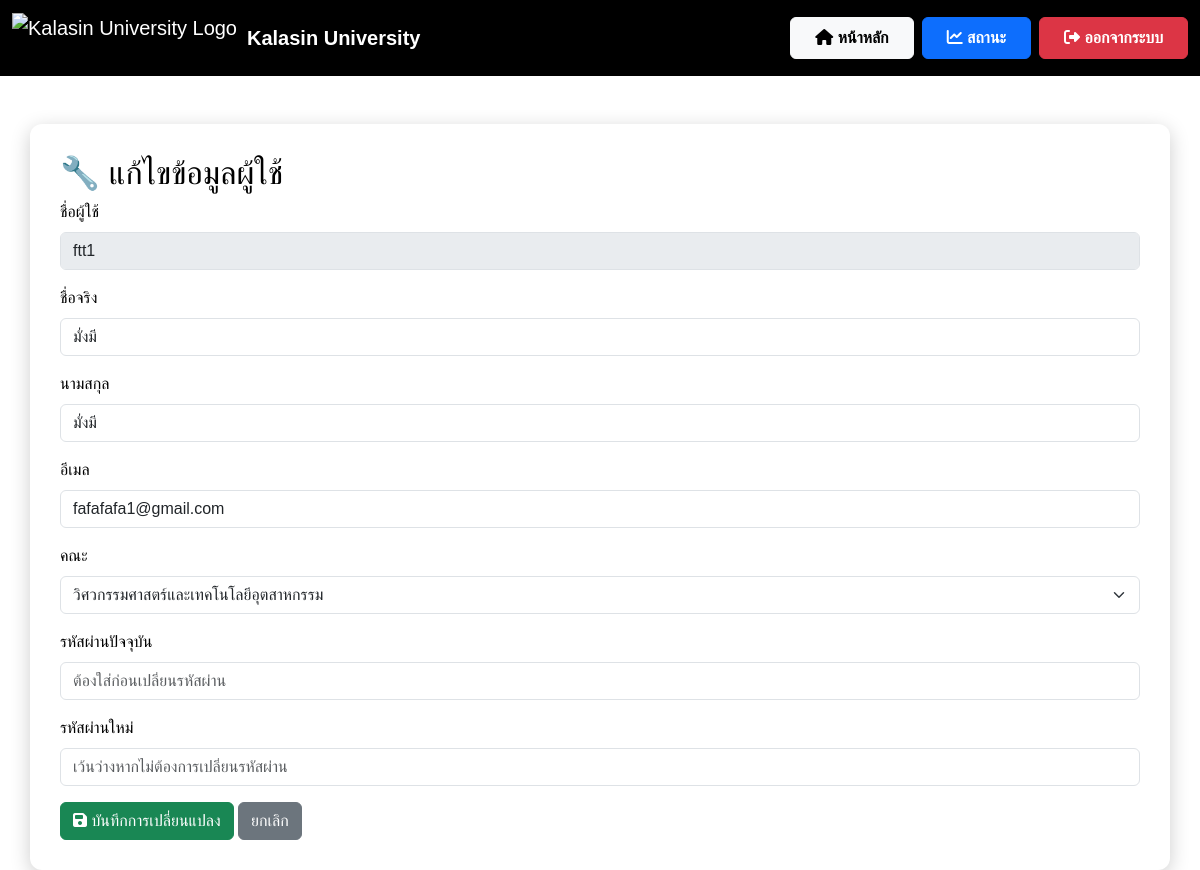
Page /users/1/edit on the committed database.
### app.py (models this page shows)
class User(db.Model, UserMixin):
    __tablename__ = "user"
    id        = db.Column(db.Integer, primary_key=True)
    username  = db.Column(db.String(80),  unique=True, nullable=False)
    password  = db.Column(db.String(128), nullable=False)   # เก็บ hash ได้ยาว ๆ
    full_name = db.Column(db.String(150), nullable=False)
    first_name = db.Column(db.String(80))
    last_name  = db.Column(db.String(80))
    faculty    = db.Column(db.String(100), nullable=False)
    email      = db.Column(db.String(120), unique=True, nullable=False)
    role       = db.Column(db.String(20),  default="user")
    phone      = db.Column(db.String(20))   # 🆕 เพิ่มบรรทัดนี้
    requests = db.relationship(
        "AcademicRequest",
        backref="user",
        cascade="all, delete-orphan",
        lazy="dynamic"
    )
    workflow_steps = db.relationship(
        "WorkflowStep",
        backref="user",
        cascade="all, delete-orphan",
        lazy="dynamic"
    )

### app.py (the view, shortened to what this page needs)
@app.route('/users/<int:user_id>/edit', methods=['GET', 'POST'])
def edit_user(user_id):
    user = User.query.get_or_404(user_id)
    return render_template('edit_user.html', user=user)

### templates/edit_user.html (shortened to what this page needs)
<!DOCTYPE html>
<html lang="th">
<head>
    <link href="https://cdn.jsdelivr.net/npm/bootstrap@5.3.3/dist/css/bootstrap.min.css" rel="stylesheet">
    <link rel="stylesheet" href="https://cdnjs.cloudflare.com/ajax/libs/font-awesome/6.4.2/css/all.min.css">
</head>
<body>
<nav class="navbar navbar-expand-lg navbar-dark" style="background-color: #000000;">
    <div class="container-fluid">
        <a class="navbar-brand d-flex align-items-center" href="{{ url_for('admin_dashboard') }}">
            <img src="https://upload.wikimedia.org/wikipedia/th/4/4e/Kalasin_University_Seal.svg"
                 alt="Kalasin University Logo"
                 style="height: 50px; margin-right: 10px;">
            <strong>Kalasin University</strong>
        </a>
        <div class="ms-auto d-flex">
            <a href="{{ url_for('user_dashboard') }}" class="btn btn-light fw-bold px-4 py-2 me-2">
                <i class="fas fa-home"></i> หน้าหลัก
            </a>
            <a href="{{ url_for('status') }}" class="btn btn-primary fw-bold px-4 py-2 me-2">
                <i class="fas fa-chart-line"></i> สถานะ
            </a>
            <a href="{{ url_for('logout') }}" class="btn btn-danger fw-bold px-4 py-2">
                <i class="fas fa-sign-out-alt"></i> ออกจากระบบ
            </a>
        </div>
    </div>
</nav>
    <div class="container container-custom mt-5">
        <h2>🔧 แก้ไขข้อมูลผู้ใช้</h2>
        <form method="POST" action="{{ url_for('edit_user', user_id=user.id) }}">
    <div class="mb-3">
        <label for="username" class="form-label">ชื่อผู้ใช้</label>
        <input type="text" class="form-control" id="username" name="username" value="{{ user.username }}" disabled>
    </div>
    <div class="mb-3">
        <label for="first_name" class="form-label">ชื่อจริง</label>
        <input type="text" class="form-control" name="first_name" value="{{ user.first_name }}" required>
    </div>
    <div class="mb-3">
        <label for="last_name" class="form-label">นามสกุล</label>
        <input type="text" class="form-control" name="last_name" value="{{ user.last_name }}" required>
    </div>
    <div class="mb-3">
        <label for="email" class="form-label">อีเมล</label>
        <input type="email" class="form-control" id="email" name="email" value="{{ user.email }}" required>
    </div>
    <div class="mb-3">
        <label for="faculty" class="form-label">คณะ</label>
        <select name="faculty" class="form-select" required>
            <option value="engineering-industrial-tech" {% if user.faculty == 'engineering-industrial-tech' %}selected{% endif %}>วิศวกรรมศาสตร์และเทคโนโลยีอุตสาหกรรม</option>
        </select>
    </div>
<div class="mb-3">
    <label for="current_password" class="form-label">รหัสผ่านปัจจุบัน</label>
    <input type="password" class="form-control" id="current_password" name="current_password" placeholder="ต้องใส่ก่อนเปลี่ยนรหัสผ่าน">
</div>
<div class="mb-3">
    <label for="password" class="form-label">รหัสผ่านใหม่</label>
    <input type="password" class="form-control" id="password" name="password" placeholder="เว้นว่างหากไม่ต้องการเปลี่ยนรหัสผ่าน">
</div>
    <button type="submit" class="btn btn-success"><i class="fas fa-save"></i> บันทึกการเปลี่ยนแปลง</button>
    <a href="{{ url_for('manage_users') }}" class="btn btn-secondary">ยกเลิก</a>
</form>
    </div>
</body>
</html>

### templates/edit_user.html (style rules this page uses)
body { font-family: 'Poppins', sans-serif; background: white; color: black; }
.container-custom { background: #ffffff; border-radius: 12px; padding: 30px; box-shadow: 0 5px 20px rgba(0, 0, 0, 0.2); margin-top: 20px; }

### rows in the picture
User: username "ftt1", first_name "มั่งมี", last_name "มั่งมี", email "fafafafa1@gmail.com", faculty "วิศวกรรมศาสตร์และเทคโนโลยีอุตสาหกรรม"
